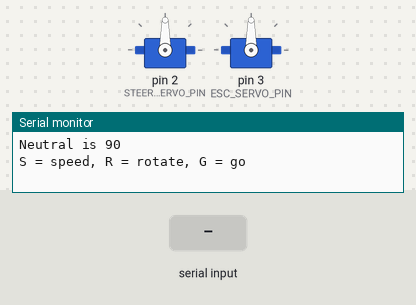
Simulated run of this sketch. Board: Arduino Uno, built with avr-gcc and run on an emulated ATmega328P. On the bench: 2 × servo, the last lines printed to the serial monitor. The test bench sets the inputs (shaded band).

Above: at 2.2 s.
2.3 s: byte 71 (71) received over Serial
At 3.0 s:
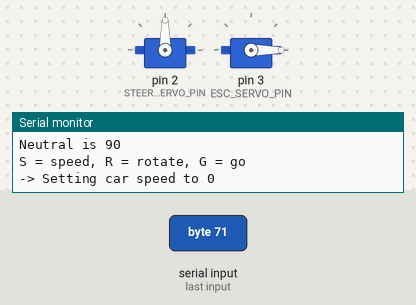
Timing chart, 0 to 5.3 s (numbered marks = the images above; inputs shaded):
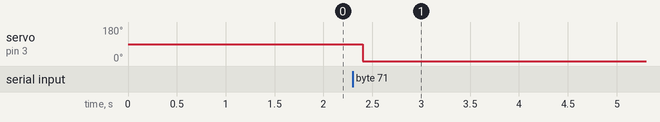

The sketch:

Movement.ino
```cpp
#include <Servo.h>

const int STEERING_SERVO_PIN = 2;
const int ESC_SERVO_PIN = 3;// was 10
const int PIN_LED = 13;

const int SDA_PIN = 18;
const int SCL_PIN = 19;

const float NEUTRAL_THROTTLE = 90; // 60 to 102
const float NEUTRAL_STEERING_ANGLE = 90; // 50 to 130

Servo steeringServo;
Servo electronicSpeedController;

void setup()
{
  //connect steering servo and esc
  steeringServo.attach( STEERING_SERVO_PIN );
  electronicSpeedController.attach( ESC_SERVO_PIN );

  //set speeds to neutral
  steeringServo.write( NEUTRAL_STEERING_ANGLE );
  electronicSpeedController.write( NEUTRAL_THROTTLE );

  Serial.begin(9600);

  delay(1000);
  Serial.println("Neutral is 90");
  Serial.println("S = speed, R = rotate, G = go");
}

int incomingByte = 0;
int number = 0;
boolean setCarSpeed = true; // true = speed, false = rotate

void loop()
{
  if(Serial.available() > 0)
  {
    incomingByte = Serial.read();
    if(incomingByte == 83)//S
    {
      setCarSpeed = true;
      number = 0;
    }
    else if(incomingByte == 82)//R
    {
      setCarSpeed = false;
      number = 0;
    }
    else if(incomingByte == 71)//G
    {
      Serial.print("-> ");
      if(setCarSpeed)
      {
        Serial.print("Setting car speed to ");
        electronicSpeedController.write(number);
      }
      else
      {
        Serial.print("Setting rotation to ");
        steeringServo.write(number);
      }
      Serial.println(number);
    }
    else
    {
      number = number*10 + (incomingByte - '0');
    }
  }
  delay(100);

  /*delay(5000);
  for(int i=0;i<20;i++)
  {
    electronicSpeedController.write( NEUTRAL_THROTTLE +i);
    Serial.println(NEUTRAL_THROTTLE + i);
    delay(2000);
  }
  electronicSpeedController.write( NEUTRAL_THROTTLE );
  delay(10000);
  */

  /*steeringServo.write( NEUTRAL_STEERING_ANGLE - 10);
  delay(2000);
  steeringServo.write( NEUTRAL_STEERING_ANGLE + 10);
  delay(2000);

  steeringServo.write( NEUTRAL_STEERING_ANGLE - 20);
  delay(2000);
  steeringServo.write( NEUTRAL_STEERING_ANGLE + 20);
  delay(2000);

  steeringServo.write( NEUTRAL_STEERING_ANGLE - 30);
  delay(2000);
  steeringServo.write( NEUTRAL_STEERING_ANGLE + 30);
  delay(2000);

  steeringServo.write( NEUTRAL_STEERING_ANGLE - 40);
  delay(2000);
  steeringServo.write( NEUTRAL_STEERING_ANGLE + 40);
  delay(2000);

  steeringServo.write(NEUTRAL_STEERING_ANGLE);
  delay(10000);*/

}
```

Measured:
- after the input at 2.3 s, servo on pin 3 (ESC_SERVO_PIN): 90° → 0° after 0.10 s
